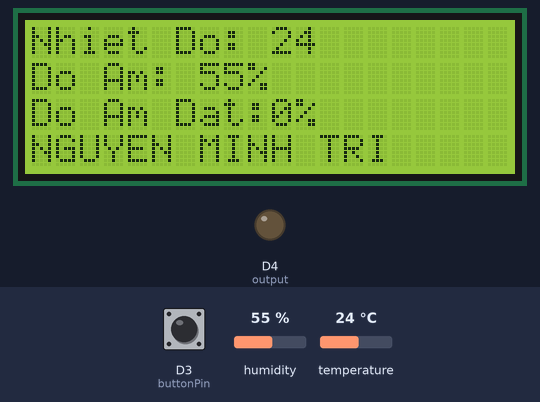
The sketch below on a simulated ESP8266 (NodeMCU). Shown: 20×4 character LCD, output pins drawn as LEDs (lit = HIGH). The test bench sets the inputs (shaded band); at power-on: temperature 24 °C, D3 (buttonPin) HIGH, humidity 55 %. WiFi joins after 1.5 s; servers stay silent unless stated; what the sketch prints to the serial monitor is not drawn.

Above: at 10.6 s.
10.7 s: temperature set to 1 °C
At 20.6 s:
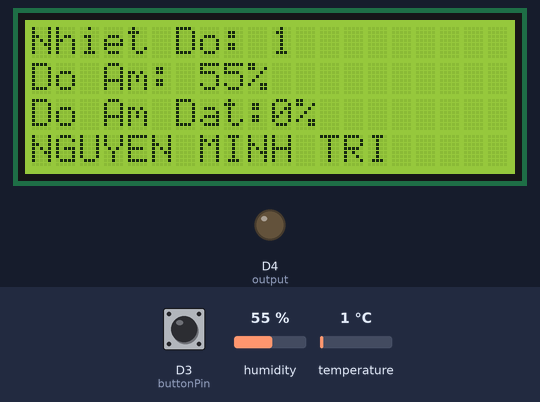
21.5 s: D3 (buttonPin) pulled LOW for 0.15 s
At 22.4 s:
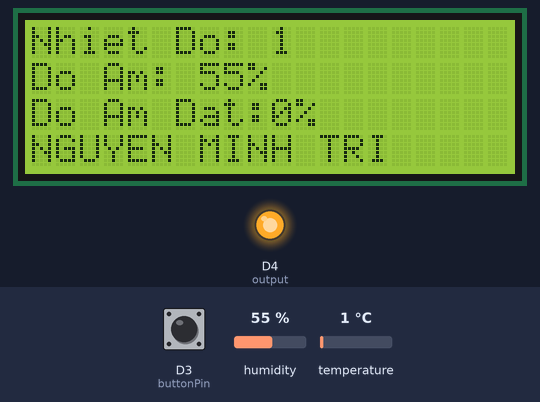
23.2 s: temperature set to 12 °C
31.5 s: humidity set to 22 %
At 40.7 s:
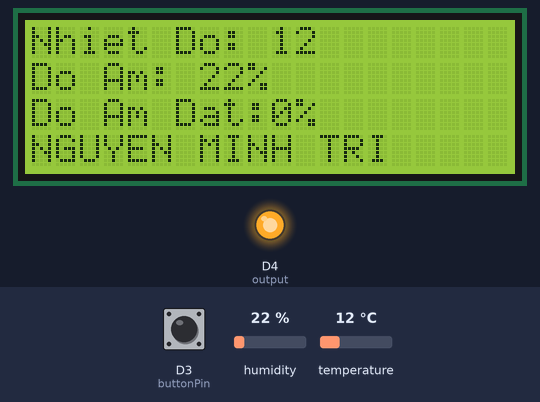
43.0 s: D3 (buttonPin) pulled LOW for 1 s
At 43.6 s:
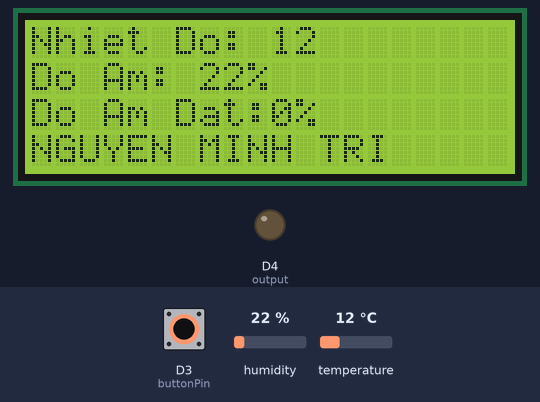
Timing chart, 0 to 46.0 s (numbered marks = the images above; inputs shaded):
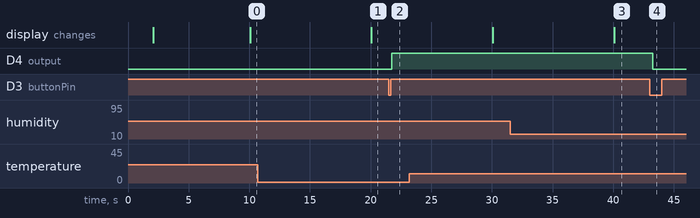

Measured:
- after the input at 10.7 s, the display: changes after 9.4 s (image 1)
- after the input at 21.5 s, D4 (output): LOW → HIGH after 0.25 s
- after the input at 31.5 s, the display: changes after 8.6 s (image 3)
- after the input at 43.0 s, D4 (output): HIGH → LOW after 0.25 s

The sketch:

ESP_DHT_LED_WEB__LCDmau.ino
```cpp
// (licence header left out)
//PIN D6 connect DHT11
//PIN D4 connect LED
//PIN D3 connect BUTTON
//ESP cấp nguồn 3V không đủ
/******************/
// Import required libraries
#include <Arduino.h>
#include <ESP8266WiFi.h>
#include <Hash.h>
#include <ESPAsyncTCP.h>
#include <ESPAsyncWebServer.h>
#include <Adafruit_Sensor.h>
#include <LiquidCrystal_I2C.h>
LiquidCrystal_I2C lcd(0x27, 20, 4); // I2C address 0x27, 20 column and 4 rows
#include <DHT.h>
#include "html.h"
// Replace with your network credentials
const char* ssid = "Mallorca cafe";
const char* password = "116mallorca";

#define DHTPIN D6     // Digital pin connected to the DHT sensor
#define DHTTYPE    DHT11
DHT dht(DHTPIN, DHTTYPE);

const char* PARAM_INPUT_1 = "state";

const int output = 2; //D4
const int buttonPin = D3;    //D2

// Variables will change:
int ledState = LOW;          // the current state of the output pin
int buttonState;             // the current reading from the input pin
int lastButtonState = LOW;   // the previous reading from the input pin

// current temperature & humidity, updated in loop()
float t = 0.0;
float h = 0.0;
float s = 0.0;

// the following variables are unsigned longs because the time, measured in
// milliseconds, will quickly become a bigger number than can be stored in an int.
unsigned long lastDebounceTime = 0;  // the last time the output pin was toggled
unsigned long debounceDelay = 50;    // the debounce time; increase if the output flickers

// Create AsyncWebServer object on port 80
AsyncWebServer server(80);

unsigned long previousMillis = 0;    // will store last time DHT was updated
// Updates DHT readings every 10 seconds
const long interval = 10000;

//Replaces placeholder with button section in your web page
String processor(const String& var) {
  //Serial.println(var);
  if (var == "BUTTONPLACEHOLDER") {
    String buttons = "";
    String outputStateValue = outputState();
    buttons += "<h4>Output - GPIO 2 - State <span id=\"outputState\"></span></h4><label class=\"switch\"><input type=\"checkbox\" onchange=\"toggleCheckbox(this)\" id=\"output\" " + outputStateValue + "><span class=\"slider\"></span></label>";
    return buttons;
  }

    if(var == "TEMPERATURE"){
    return String(t);
  }
  else if(var == "HUMIDITY"){
    return String(h);
  }
  return String();
}

String outputState() {
  if (digitalRead(output)) {
    return "checked";
  }
  else {
    return "";
  }
  return "";
}

void setup() {
  // Serial port for debugging purposes
  Serial.begin(115200);
  dht.begin();

  pinMode(output, OUTPUT);
  digitalWrite(output, LOW);
  pinMode(buttonPin, INPUT_PULLUP);
  // Connect to Wi-Fi
  WiFi.begin(ssid, password);
  while (WiFi.status() != WL_CONNECTED) {
    delay(1000);
    Serial.println("Connecting to WiFi..");
  }

  // Print ESP Local IP Address
  Serial.println(WiFi.localIP());

  lcd.init();                      // initialize the lcd
  lcd.backlight();

  // Route for root / web page
  server.on("/", HTTP_GET, [](AsyncWebServerRequest * request) {
    request->send_P(200, "text/html", index_html, processor);
  });

  // Send a GET request to <ESP_IP>/update?state=<inputMessage>
  server.on("/update", HTTP_GET, [] (AsyncWebServerRequest * request) {
    String inputMessage;
    String inputParam;
    // GET input1 value on <ESP_IP>/update?state=<inputMessage>
    if (request->hasParam(PARAM_INPUT_1)) {
      inputMessage = request->getParam(PARAM_INPUT_1)->value();
      inputParam = PARAM_INPUT_1;
      digitalWrite(output, inputMessage.toInt());
      ledState = !ledState;
    }
    else {
      inputMessage = "No message sent";
      inputParam = "none";
    }
    Serial.println(inputMessage);
    request->send(200, "text/plain", "OK");
  });

  // Send a GET request to <ESP_IP>/state
  server.on("/state", HTTP_GET, [] (AsyncWebServerRequest * request) {
    request->send(200, "text/plain", String(digitalRead(output)).c_str());
  });

    server.on("/temperature", HTTP_GET, [](AsyncWebServerRequest *request){
    request->send_P(200, "text/plain", String(t).c_str());
  });
  server.on("/humidity", HTTP_GET, [](AsyncWebServerRequest *request){
    request->send_P(200, "text/plain", String(h).c_str());
  });
  // Start server
  server.begin();
}

void loop() {
  // read the state of the switch into a local variable:
  int reading = digitalRead(buttonPin);

  // check to see if you just pressed the button
  // (i.e. the input went from LOW to HIGH), and you've waited long enough
  // since the last press to ignore any noise:

  // If the switch changed, due to noise or pressing:
  if (reading != lastButtonState) {
    // reset the debouncing timer
    lastDebounceTime = millis();
  }

  if ((millis() - lastDebounceTime) > debounceDelay) {
    // whatever the reading is at, it's been there for longer than the debounce
    // delay, so take it as the actual current state:

    // if the button state has changed:
    if (reading != buttonState) {
      buttonState = reading;
      // only toggle the LED if the new button state is HIGH
      if (buttonState == 0) {
        delay(200);
        if (buttonState == 0) //kiem tra lan 2
        {
          //lenh chuong trinh
          ledState = ledState + 1;
          if (ledState >= 2)  ledState = 0;
          Serial.println(ledState);
          if (buttonState == 1); //cho nha phim
        }
      if (ledState == 0) ledState = LOW;
      if (ledState == 1) ledState = HIGH;

    }
  }

}

// set the LED:
digitalWrite(output, ledState);

// save the reading. Next time through the loop, it'll be the lastButtonState:
lastButtonState = reading;

//DHT11
unsigned long currentMillis = millis();
  if (currentMillis - previousMillis >= interval) {
    // save the last time you updated the DHT values
    previousMillis = currentMillis;
    // Read temperature as Celsius (the default)
    float newT = dht.readTemperature();
    // Read temperature as Fahrenheit (isFahrenheit = true)
    //float newT = dht.readTemperature(true);
    // if temperature read failed, don't change t value
    if (isnan(newT)) {
      Serial.println("Failed to read from DHT sensor!");
    }
    else {
      t = newT;
      Serial.println(t);
    }
    // Read Humidity
    float newH = dht.readHumidity();
    // if humidity read failed, don't change h value
    if (isnan(newH)) {
      Serial.println("Failed to read from DHT sensor!");
    }
    else {
      h = newH;
      Serial.println(h);
    }

//LCD
ShowLCD(int(t), int(h), int(s));
  }

}


void  ShowLCD(int(t), int(h), int(s))
{
  lcd.setCursor(0, 0);         // move cursor to   (0, 0)
  lcd.print("Nhiet Do: ");        // print message at (0, 0)
  lcd.print(t);        // print message at (0, 0)
    lcd.print(" ");
    lcd.write(1);

  lcd.setCursor(0, 1);
  lcd.print("Do Am: ");
  lcd.print(h);
  lcd.print("%");

  lcd.setCursor(0, 2);
  lcd.print("Do Am Dat:");
  lcd.print(s);
  lcd.print("%");

  lcd.setCursor(0, 3);
  lcd.print("NGUYEN MINH TRI");

}
```

html.h
```cpp
const char index_html[] PROGMEM = R"rawliteral(
<!DOCTYPE HTML><html>
<head>
  <meta name="viewport" content="width=device-width, initial-scale=1">
  <link rel="stylesheet" href="https://use.fontawesome.com/releases/v5.7.2/css/all.css" integrity="sha384-fnmOCqbTlWIlj8LyTjo7mOUStjsKC4pOpQbqyi7RrhN7udi9RwhKkMHpvLbHG9Sr" crossorigin="anonymous">
  <style>
    html {
     font-family: Arial;
     display: inline-block;
     margin: 0px auto;
     text-align: center;
    }
    h2 { font-size: 3.0rem; }
    p { font-size: 3.0rem; }
    .units { font-size: 1.2rem; }
    .dht-labels{
      font-size: 1.5rem;
      vertical-align:middle;
      padding-bottom: 15px;
    }
        html {font-family: Arial; display: inline-block; text-align: center;}
    h2 {font-size: 3.0rem;}
    p {font-size: 3.0rem;}
    body {max-width: 600px; margin:0px auto; padding-bottom: 25px;}
    .switch {position: relative; display: inline-block; width: 120px; height: 68px}
    .switch input {display: none}
    .slider {position: absolute; top: 0; left: 0; right: 0; bottom: 0; background-color: #ccc; border-radius: 34px}
    .slider:before {position: absolute; content: ""; height: 52px; width: 52px; left: 8px; bottom: 8px; background-color: #fff; -webkit-transition: .4s; transition: .4s; border-radius: 68px}
    input:checked+.slider {background-color: #2196F3}
    input:checked+.slider:before {-webkit-transform: translateX(52px); -ms-transform: translateX(52px); transform: translateX(52px)}
  </style>
</head>
<body>
   <div class="LED">
        <h2>ESP Web Server</h2>
        %BUTTONPLACEHOLDER%
        <script>function toggleCheckbox(element) {
        var xhr = new XMLHttpRequest();
        if(element.checked){ xhr.open("GET", "/update?state=1", true); }
        else { xhr.open("GET", "/update?state=0", true); }
        xhr.send();
        }

        setInterval(function ( ) {
        var xhttp = new XMLHttpRequest();
        xhttp.onreadystatechange = function() {
            if (this.readyState == 4 && this.status == 200) {
            var inputChecked;
            var outputStateM;
            if( this.responseText == 1){
                inputChecked = true;
                outputStateM = "On";
            }
            else {
                inputChecked = false;
                outputStateM = "Off";
            }
            document.getElementById("output").checked = inputChecked;
            document.getElementById("outputState").innerHTML = outputStateM;
            }
        };
        xhttp.open("GET", "/state", true);
        xhttp.send();
        }, 1000 ) ;
        </script>
    </div>
     <div class="DHT">
        <h2>ESP8266 DHT Server</h2>
        <p>
            <i class="fas fa-thermometer-half" style="color:#059e8a;"></i>
            <span class="dht-labels">Temperature</span>
            <span id="temperature">%TEMPERATURE%</span>
            <sup class="units">&deg;C</sup>
        </p>
        <p>
            <i class="fas fa-tint" style="color:#00add6;"></i>
            <span class="dht-labels">Humidity</span>
            <span id="humidity">%HUMIDITY%</span>
            <sup class="units">%</sup>
  </p>

    </div>
</body>
<script>
setInterval(function ( ) {
  var xhttp = new XMLHttpRequest();
  xhttp.onreadystatechange = function() {
    if (this.readyState == 4 && this.status == 200) {
      document.getElementById("temperature").innerHTML = this.responseText;
    }
  };
  xhttp.open("GET", "/temperature", true);
  xhttp.send();
}, 10000 ) ;

setInterval(function ( ) {
  var xhttp = new XMLHttpRequest();
  xhttp.onreadystatechange = function() {
    if (this.readyState == 4 && this.status == 200) {
      document.getElementById("humidity").innerHTML = this.responseText;
    }
  };
  xhttp.open("GET", "/humidity", true);
  xhttp.send();
}, 10000 ) ;
</script>
</html>)rawliteral";
```
